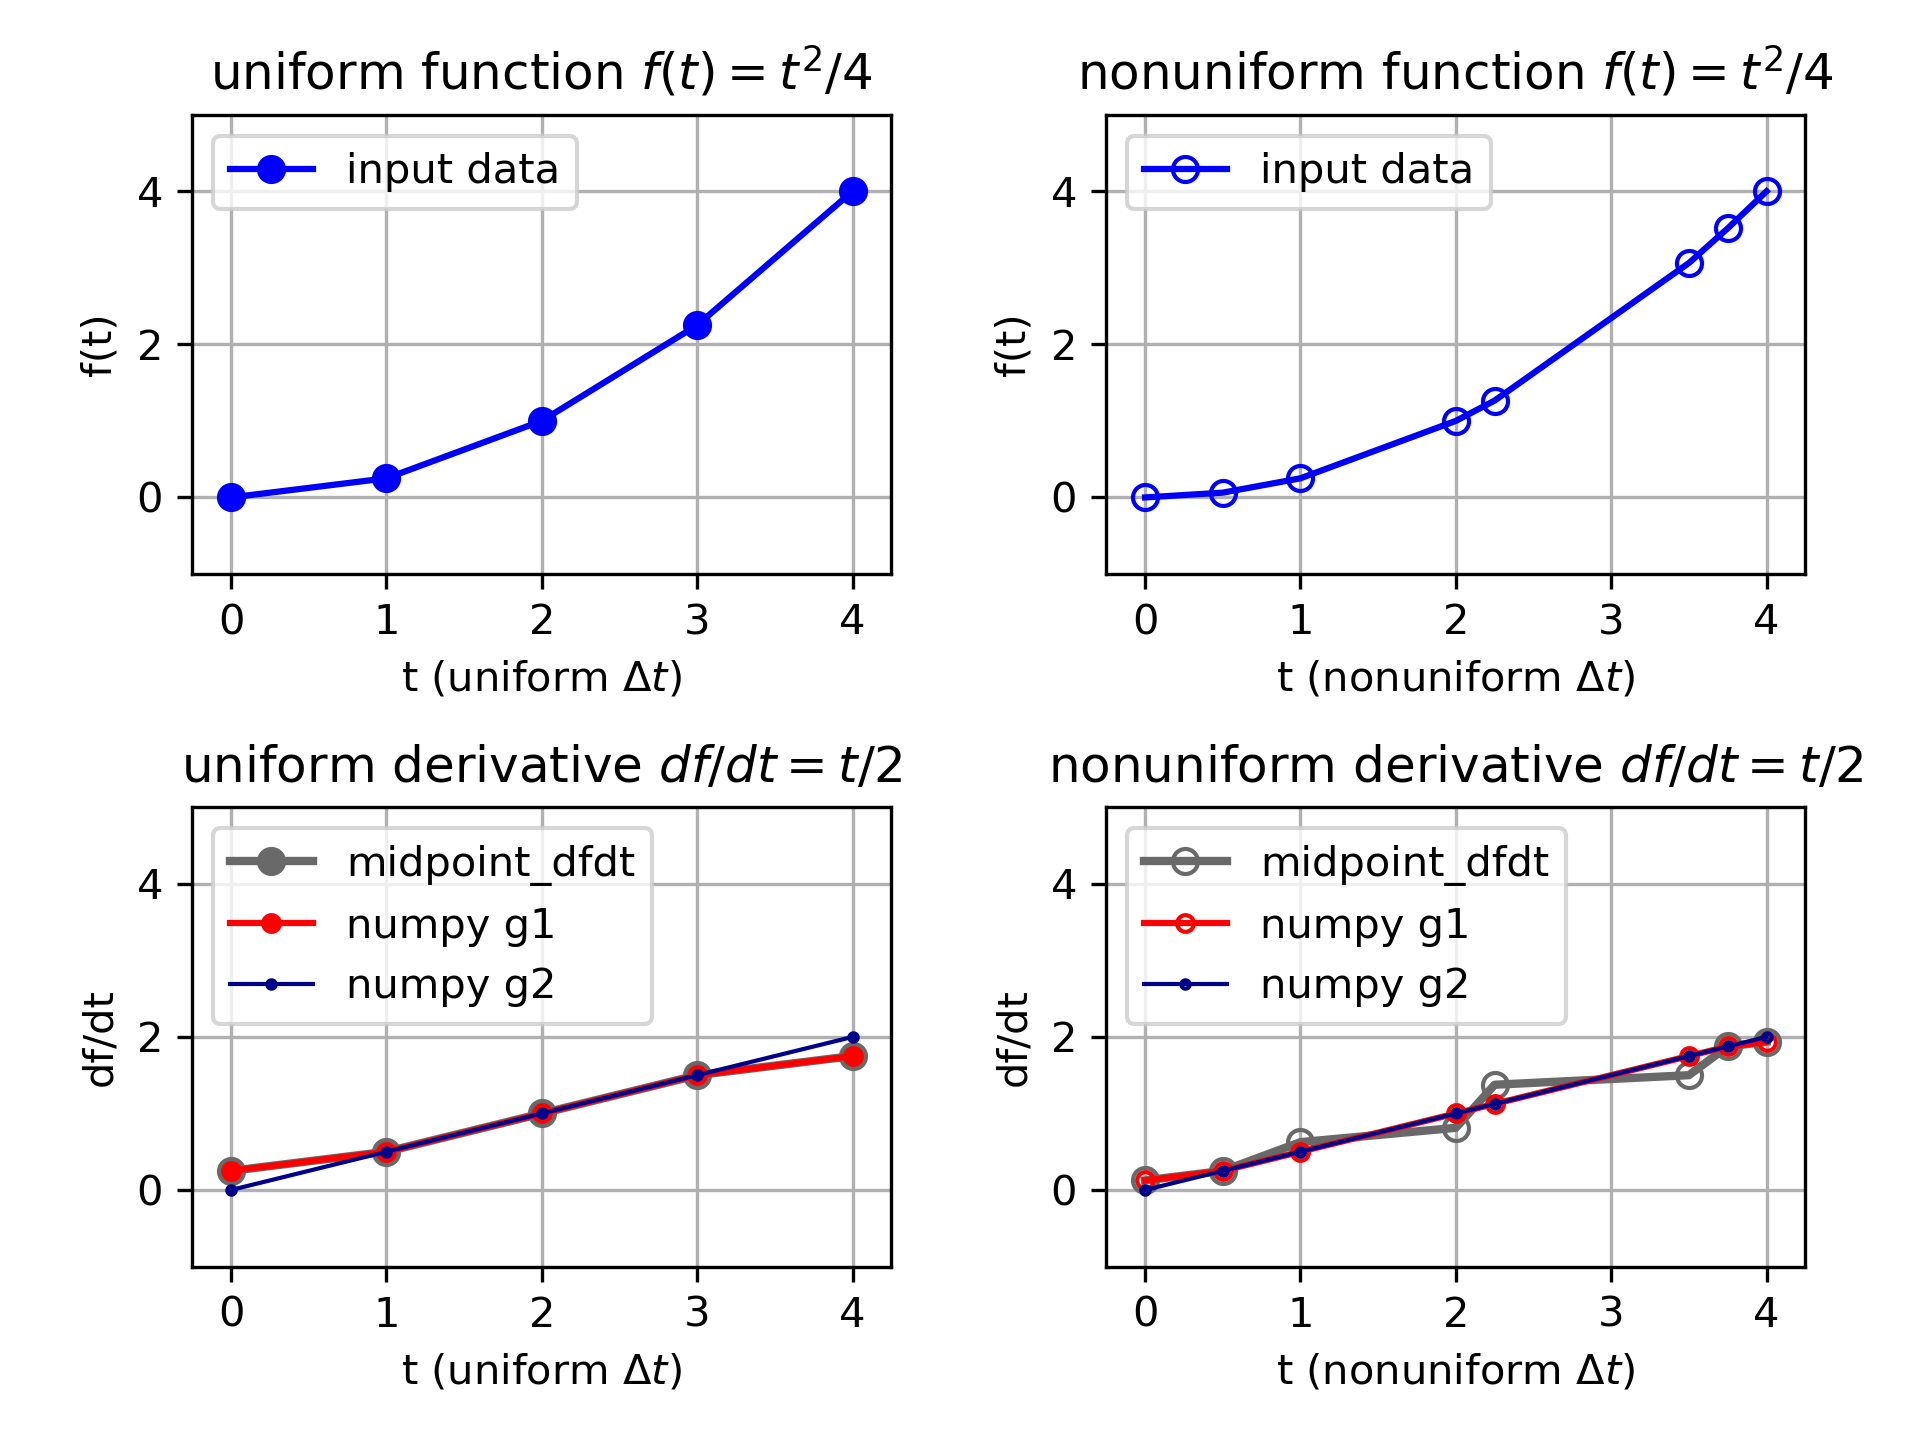

Recreate this plot in Python.
#!/usr/bin/env python
import numpy as np

def midpoint_dfdt(t, f):
    nts = t.size
    # test = 1
    # if test:
    #     nts = 4
    #     t = t[0:nts]  # overwrite a small block for testing
    #     f = f[0:nts]

    dt_initial = np.array([t[1] - t[0]])
    dt_internal = np.array([t[i+1] - t[i-1] for i in range(1, nts-1)])
    dt_final = np.array([t[-1] - t[-2]])
    dt = np.concatenate((dt_initial, dt_internal, dt_final))

    df_initial = np.array([f[1] - f[0]])
    df_internal = np.array([f[i+1] - f[i-1] for i in range(1, nts-1)])
    df_final = np.array([f[-1] - f[-2]])
    df = np.concatenate((df_initial, df_internal, df_final))

    a = np.divide(df, dt)
    return a

def main():

    import os
    import matplotlib.pyplot as plt

    fact = 4
    coef = 1.0/fact

    t_uniform = np.linspace(0, 4, 5, dtype=float)
    f_uniform = coef * np.multiply(t_uniform, t_uniform)

    t_nonuniform = np.array([0, 0.5, 1, 2, 2.25, 3.5, 3.75, 4], dtype=float)
    f_nonuniform = coef * np.multiply(t_nonuniform, t_nonuniform)

    fig = plt.figure()
    ax1 = fig.add_subplot(2, 2, 1)
    ax2 = fig.add_subplot(2, 2, 2)
    ax3 = fig.add_subplot(2, 2, 3)
    ax4 = fig.add_subplot(2, 2, 4)

    ax1kwargs = {"marker": "o", "color": "blue", "label": "input data"}
    ax1.plot(t_uniform, f_uniform, **ax1kwargs)
    ax1.legend(loc='upper left')
    function_string = 'function $f(t) = t^2/' + str(fact) + '$'
    ax1.set_title('uniform ' + function_string)
    ax1.set_xlabel('t (uniform $\Delta t$)')
    ax1.set_ylabel('f(t)')
    x0, x1 = -0.25, 4.25
    y0, y1 = -1, 5
    ax1.set(xlim=(x0, x1), ylim=(y0, y1))
    # ax1.set_aspect('equal')
    ax1.grid()

    ax2kwargs = {"marker": "o", "fillstyle": "none", "color": "blue", "label": "input data"}
    # ax2.plot(t_nonuniform, f_nonuniform, marker='o', fillstyle='none', color='blue', label='input data')
    ax2.plot(t_nonuniform, f_nonuniform, **ax2kwargs)
    ax2.legend(loc='upper left')
    ax2.set_title('nonuniform ' + function_string)
    ax2.set_xlabel('t (nonuniform $\Delta t$)')
    ax2.set_ylabel('f(t)')
    ax2.set(xlim=(x0, x1), ylim=(y0, y1))
    # ax2.set_aspect('equal')
    ax2.grid()

    # compute derivatives, with the midpoing definition and with numpy, compare
    # https://docs.scipy.org/doc/numpy/reference/generated/numpy.gradient.html
    dfdt_uniform_midpoint = midpoint_dfdt(t_uniform, f_uniform)
    dfdt_uniform_numpy1 = np.gradient(f_uniform, edge_order=1)
    dfdt_uniform_numpy2 = np.gradient(f_uniform, edge_order=2)

    ax3kwargs = {"marker": "o"}
    ax3.plot(t_uniform, dfdt_uniform_midpoint, markersize=6, linewidth=2.0, label='midpoint_dfdt', color='dimgray', **ax3kwargs)
    ax3.plot(t_uniform, dfdt_uniform_numpy1, markersize=4, linewidth=1.5, label='numpy g1', color='red', **ax3kwargs)
    ax3.plot(t_uniform, dfdt_uniform_numpy2, markersize=2, linewidth=1.0, label='numpy g2', color='darkblue', **ax3kwargs)
    ax3.legend(loc='upper left')
    ax3.set_title('uniform derivative $df/dt = t/2$')
    ax3.set_xlabel('t (uniform $\Delta t$)')
    ax3.set_ylabel('df/dt')
    ax3.set(xlim=(x0, x1), ylim=(y0, y1))
    # ax3.set_aspect('equal')
    ax3.grid()

    dfdt_nonuniform_midpoint = midpoint_dfdt(t_nonuniform, f_nonuniform)
    dfdt_nonuniform_numpy1 = np.gradient(f_nonuniform, t_nonuniform, edge_order=1)
    dfdt_nonuniform_numpy2 = np.gradient(f_nonuniform, t_nonuniform, edge_order=2)

    ax4kwargs = {"marker": "o", "fillstyle": "none"}
    ax4.plot(t_nonuniform, dfdt_nonuniform_midpoint, markersize=6, linewidth=2.0, label='midpoint_dfdt', color='dimgray', **ax4kwargs)
    ax4.plot(t_nonuniform, dfdt_nonuniform_numpy1, markersize=4, linewidth=1.5, label='numpy g1', color='red', **ax4kwargs)
    ax4.plot(t_nonuniform, dfdt_nonuniform_numpy2, markersize=2, linewidth=1.0, label='numpy g2', color='darkblue', **ax4kwargs)
    ax4.legend(loc='upper left')
    ax4.set_title('nonuniform derivative $df/dt = t/2$')
    ax4.set_xlabel('t (nonuniform $\Delta t$)')
    ax4.set_ylabel('df/dt')
    ax4.set(xlim=(x0, x1), ylim=(y0, y1))
    # ax4.set_aspect('equal')
    ax4.grid()

    # https://matplotlib.org/3.1.1/tutorials/intermediate/tight_layout_guide.html
    plt.tight_layout()  # attempt to prevent subplot overlap

    plt.show()

    _serialize = 1

    if _serialize:
        file_name = __file__.split('.')[0] + '.png'
        fig.savefig(file_name, dpi=300)
        print('Figure saved to folder: ' + os.getcwd())
        print(f'Figure file name: {file_name}')


if __name__ == '__main__':
    main()
